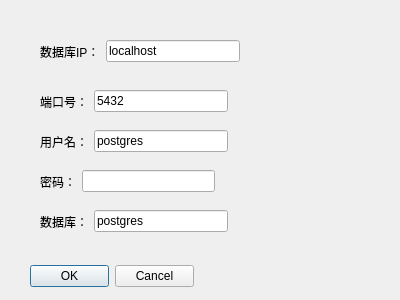
<?xml version="1.0" encoding="UTF-8"?>
<ui version="4.0">
 <class>DBLogin</class>
 <widget class="QDialog" name="DBLogin">
  <property name="geometry">
   <rect>
    <x>0</x>
    <y>0</y>
    <width>400</width>
    <height>300</height>
   </rect>
  </property>
  <property name="windowTitle">
   <string>配置数据源</string>
  </property>
  <widget class="QDialogButtonBox" name="btBox">
   <property name="geometry">
    <rect>
     <x>30</x>
     <y>260</y>
     <width>164</width>
     <height>32</height>
    </rect>
   </property>
   <property name="standardButtons">
    <set>QDialogButtonBox::Cancel|QDialogButtonBox::Ok</set>
   </property>
  </widget>
  <widget class="QWidget" name="layoutWidget">
   <property name="geometry">
    <rect>
     <x>40</x>
     <y>40</y>
     <width>200</width>
     <height>23</height>
    </rect>
   </property>
   <layout class="QHBoxLayout" name="horizontalLayout">
    <item>
     <widget class="QLabel" name="label">
      <property name="text">
       <string>数据库IP：</string>
      </property>
     </widget>
    </item>
    <item>
     <widget class="QLineEdit" name="editHost">
      <property name="text">
       <string>localhost</string>
      </property>
     </widget>
    </item>
   </layout>
  </widget>
  <widget class="QWidget" name="layoutWidget">
   <property name="geometry">
    <rect>
     <x>40</x>
     <y>130</y>
     <width>188</width>
     <height>23</height>
    </rect>
   </property>
   <layout class="QHBoxLayout" name="horizontalLayout_2">
    <item>
     <widget class="QLabel" name="label_2">
      <property name="text">
       <string>用户名：</string>
      </property>
     </widget>
    </item>
    <item>
     <widget class="QLineEdit" name="editUserName">
      <property name="text">
       <string>postgres</string>
      </property>
     </widget>
    </item>
   </layout>
  </widget>
  <widget class="QWidget" name="layoutWidget">
   <property name="geometry">
    <rect>
     <x>40</x>
     <y>170</y>
     <width>175</width>
     <height>23</height>
    </rect>
   </property>
   <layout class="QHBoxLayout" name="horizontalLayout_3">
    <item>
     <widget class="QLabel" name="label_3">
      <property name="text">
       <string>密码：</string>
      </property>
     </widget>
    </item>
    <item>
     <widget class="QLineEdit" name="editPassword">
      <property name="text">
       <string/>
      </property>
      <property name="echoMode">
       <enum>QLineEdit::Password</enum>
      </property>
     </widget>
    </item>
   </layout>
  </widget>
  <widget class="QWidget" name="layoutWidget">
   <property name="geometry">
    <rect>
     <x>40</x>
     <y>210</y>
     <width>188</width>
     <height>23</height>
    </rect>
   </property>
   <layout class="QHBoxLayout" name="horizontalLayout_4">
    <item>
     <widget class="QLabel" name="label_4">
      <property name="text">
       <string>数据库：</string>
      </property>
     </widget>
    </item>
    <item>
     <widget class="QLineEdit" name="editDB">
      <property name="text">
       <string>postgres</string>
      </property>
     </widget>
    </item>
   </layout>
  </widget>
  <widget class="QWidget" name="">
   <property name="geometry">
    <rect>
     <x>40</x>
     <y>90</y>
     <width>188</width>
     <height>23</height>
    </rect>
   </property>
   <layout class="QHBoxLayout" name="horizontalLayout_5">
    <item>
     <widget class="QLabel" name="label_5">
      <property name="text">
       <string>端口号：</string>
      </property>
     </widget>
    </item>
    <item>
     <widget class="QLineEdit" name="editPort">
      <property name="text">
       <string>5432</string>
      </property>
     </widget>
    </item>
   </layout>
  </widget>
 </widget>
 <resources/>
 <connections/>
</ui>
